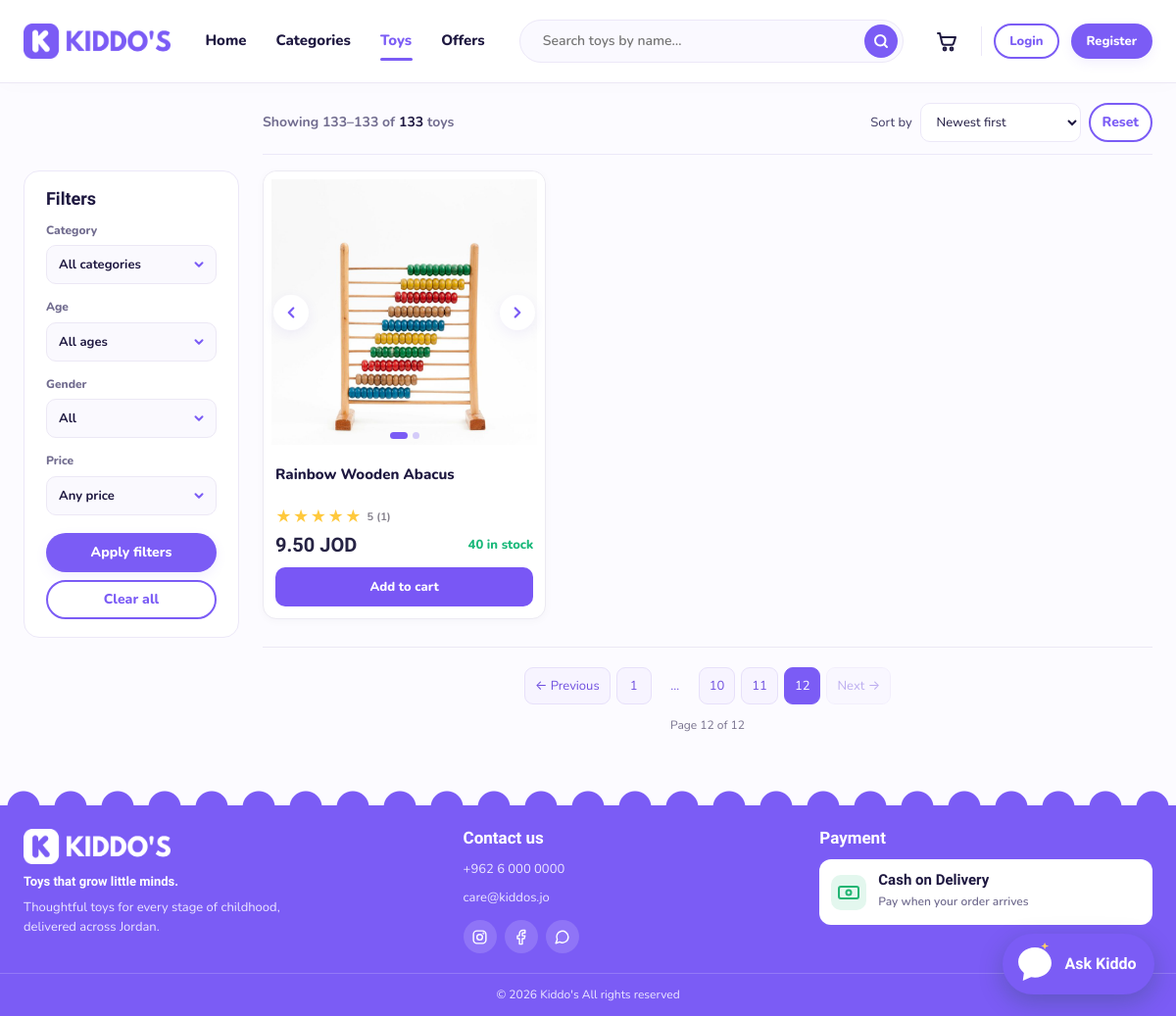
Screenshot of /products/index.php?sort=newest&page=12 with the database file from the repository.
### tables this page shows
CREATE TABLE IF NOT EXISTS `products` (
  `id` int(10) UNSIGNED NOT NULL AUTO_INCREMENT,
  `category_id` int(10) UNSIGNED NOT NULL,
  `name` varchar(120) NOT NULL,
  `description` text NOT NULL,
  `instructions` text DEFAULT NULL,
  `price` decimal(8,2) NOT NULL,
  `stock` int(10) UNSIGNED NOT NULL DEFAULT 0,
  `gender` enum('girls','boys','unisex') NOT NULL DEFAULT 'unisex',
  `min_age` tinyint(3) UNSIGNED NOT NULL,
  `max_age` tinyint(3) UNSIGNED NOT NULL,
  `image` varchar(255) DEFAULT NULL,
  `is_active` tinyint(1) NOT NULL DEFAULT 1,
  `created_at` datetime NOT NULL DEFAULT current_timestamp(),
  `updated_at` datetime NOT NULL DEFAULT current_timestamp() ON UPDATE current_timestamp(),
  PRIMARY KEY (`id`),
  KEY `idx_products_filters` (`category_id`,`gender`,`min_age`,`max_age`)
);

### classes/ToyCatalog.php (called while the page is built, shortened)
<?php
class ToyCatalog
{
    private PDO $pdo;
    public function __construct(PDO $pdo)
    {
        $this->pdo = $pdo;
    }
    private function filteredQuery(array $filters): array
    {
        $sql    = self::CARD_SELECT;
        $params = [];
        if (!empty($filters['age'])) {
            $sql .= " AND p.min_age <= :age_max AND p.max_age >= :age_min";
            $params['age_min'] = (int) $filters['age']['min_age'];
            $params['age_max'] = (int) $filters['age']['max_age'];
        }
        $sql = "SELECT * FROM (" . $sql . ") AS toys WHERE 1 = 1";
        $finalPrice = "ROUND(toys.price * (1 - toys.discount_pct / 100), 2)";
        $sorts = [
            'newest' => 'toys.created_at DESC, toys.id DESC',
            'price_asc' => "$finalPrice ASC, toys.id DESC",
            'price_desc' => "$finalPrice DESC, toys.id DESC",
            'name_asc' => 'toys.name ASC, toys.id DESC',
        ];
        $sql .= ' ORDER BY ' . ($sorts[$filters['sort'] ?? 'newest'] ?? $sorts['newest']);
        return [$sql, $params];
    }
    public function countFilteredToys(array $filters): int
    {
        [$sql, $params] = $this->filteredQuery($filters);
        $stmt = $this->pdo->prepare("SELECT COUNT(*) FROM ($sql) AS matching_toys");
        $stmt->execute($params);
        return (int) $stmt->fetchColumn();
    }
    public function getFilteredToys(array $filters, ?int $limit = null, int $offset = 0): array
    {
        [$sql, $params] = $this->filteredQuery($filters);
        if ($limit !== null) {
            $sql .= " LIMIT :page_limit OFFSET :page_offset";
        }
        $stmt = $this->pdo->prepare($sql);
        if ($limit !== null) {
            $stmt->bindValue(':page_limit', max(1, $limit), PDO::PARAM_INT);
            $stmt->bindValue(':page_offset', max(0, $offset), PDO::PARAM_INT);
        }
        $stmt->execute();
        return $stmt->fetchAll();
    }
    public function getImagePathsForToys(array $productIds): array
    {
        $productIds = array_values(array_unique(array_map('intval', $productIds)));
        $placeholders = implode(',', array_fill(0, count($productIds), '?'));
        $stmt = $this->pdo->prepare(
            "SELECT product_id, image_path
             FROM images
             WHERE product_id IN ($placeholders)
             ORDER BY product_id, is_primary DESC, sort_order ASC, image_id ASC"
        );
        $stmt->execute($productIds);
        $paths = [];
        foreach ($stmt->fetchAll() as $row) {
            $paths[(int) $row['product_id']][] = $row['image_path'];
        }
        return $paths;
    }
}

### products/index.php (the view, shortened to what this page needs)
<?php
require_once __DIR__ . '/../includes/init.php';
require_once __DIR__ . '/../classes/ToyCatalog.php';
require_once __DIR__ . '/../includes/shop_pagination.php';
require_once __DIR__ . '/../includes/age_cards.php';
$catalog       = new ToyCatalog($pdo);
$isOffersPage = ($_GET['offers'] ?? '') === '1';
$filters        = ['category' => '', 'age' => '', 'gender' => '', 'price' => '', 'q' => is_string($_GET['q'] ?? null) ? mb_substr(preg_replace('/\s+/u', ' ', trim($_GET['q'])), 0, 60) : '', 'sort' => 'newest', 'stock' => '', 'offers' => ''];
$activeAge      = null;
$activePrice    = null;
$sortLabels = ['newest' => 'Newest first', 'price_asc' => 'Price: low to high', 'price_desc' => 'Price: high to low', 'name_asc' => 'Name: A–Z'];
$sortKey = is_string($_GET['sort'] ?? null) ? $_GET['sort'] : '';
if (isset($sortLabels[$sortKey])) $filters['sort'] = $sortKey;
$filters['stock'] = '';
$filters['offers'] = $isOffersPage ? '1' : '';
function toysUrl(array $filters, array $change = []): string
{
    $query = array_filter(array_merge($filters, $change), fn($value) => $value !== '');
    return BASE_URL . '/products/' . (basename($_SERVER['SCRIPT_NAME']) === 'find.php' ? 'find.php' : 'index.php') . ($query ? '?' . http_build_query($query) : '');
}
$catalogFilters = [
    'category' => $filters['category'],
    'age'      => $activeAge,
    'gender'   => $filters['gender'],
    'price'    => $activePrice,
    'q' => $filters['q'],
    'sort' => $filters['sort'],
    'stock' => $filters['stock'],
    'offers' => $filters['offers'],
];
$totalToys = $catalog->countFilteredToys($catalogFilters);
$pagination = shopPagination($totalToys);
$toys = $catalog->getFilteredToys($catalogFilters, SHOP_PAGE_SIZE, $pagination['offset']);
$extraImages = $catalog->getImagePathsForToys(array_column($toys, 'id'));
require_once __DIR__ . '/../includes/shop_header.php';
?>
<div class="toys-layout toys-pill-page catalog-page">
    <div class="catalog-topbar">
            <div class="catalog-toolbar">
                <p class="result-count" role="status">
                    <?php $entity = $filters['offers'] ? ($totalToys === 1 ? 'offer' : 'offers') : ($totalToys === 1 ? 'toy' : 'toys'); ?>
                    <?php if ($totalToys): ?>
                        Showing <?= $pagination['offset'] + 1 ?><?php if ($totalToys > 1): ?>–<?= min($pagination['offset'] + SHOP_PAGE_SIZE, $totalToys) ?><?php endif; ?> of <strong><?= $totalToys ?></strong> <?= $entity ?>
                    <?php else: ?>0 <?= $entity ?> found<?php endif; ?>
                </p>
                <form class="catalog-sort" action="<?= htmlspecialchars(strtok(toysUrl([]), '?')) ?>" method="get">
                    <label for="filter-sort">Sort by</label>
                    <select id="filter-sort" name="sort">
                        <?php foreach ($sortLabels as $key => $label): ?>
                        <option value="<?= $key ?>" <?= $filters['sort'] === $key ? 'selected' : '' ?>><?= $label ?></option>
                        <?php endforeach; ?>
                    </select>
                    <a class="btn btn-outline" href="<?= htmlspecialchars(toysUrl($filters, ['sort' => 'newest'])) ?>">Reset</a>
                </form>
            </div>
    </div>
    <details class="catalog-sidebar" open>
        <div class="catalog-sidebar-content">
            <section class="catalog-filters" aria-labelledby="catalog-filter-title">
                <h2 id="catalog-filter-title">Filters</h2>
            <form class="filter-bar" action="<?= htmlspecialchars(strtok(toysUrl([]), '?')) ?>" method="get" data-filter-form>
                <div class="filter-field">
                    <label for="filter-category">Category</label>
                    <select id="filter-category" name="category">
                        <option value="">All categories</option>
                    </select>
                </div>
                <div class="filter-field">
                    <label for="filter-age">Age</label>
                    <select id="filter-age" name="age">
                        <option value="">All ages</option>
                    </select>
                </div>
                <div class="filter-field">
                    <label for="filter-gender">Gender</label>
                    <select id="filter-gender" name="gender">
                        <option value="">All</option>
                    </select>
                </div>
                <div class="filter-field">
                    <label for="filter-price">Price</label>
                    <select id="filter-price" name="price">
                        <option value="">Any price</option>
                    </select>
                </div>
                <div class="filter-actions">
                    <button class="btn btn-primary browse-apply" type="submit">Apply filters</button>
                    <a class="btn btn-outline" href="<?= BASE_URL ?>/products/index.php<?= $filters['offers'] ? '?offers=1' : '' ?>">Clear all</a>
                </div>
            </form>
            </section>
        </div>
    </details>
    <div class="toys-main">
        <div class="toys-content">
            <?php if (!empty($toys)): ?>
                <div class="toy-grid">
                    <?php foreach ($toys as $toy): ?>
                        <?php $cardImages = shopToyImages($toy, $extraImages[(int) $toy['id']] ?? []); ?>
                        <?php require __DIR__ . '/../includes/toy_card.php'; ?>
                    <?php endforeach; ?>
                </div>
            <?php endif; ?>
        </div>
    </div>
</div>
<?php require_once __DIR__ . '/../includes/footer.php'; ?>

### includes/toy_card.php (shortened to what this page needs)
<?php
$images       = !empty($cardImages) ? array_values($cardImages) : shopToyImages($toy);
$finalPrice   = shopFinalPrice($toy);
$rating       = round((float) $toy['avg_rating'], 1);
$reviewCount  = (int) $toy['review_count'];
$stock        = (int) $toy['stock'];
$detailsUrl   = BASE_URL . '/products/details.php?id=' . (int) $toy['id'];
$tints        = ['tint-yellow', 'tint-purple', 'tint-peach', 'tint-pink', 'tint-mint', 'tint-blue'];
$tint         = $tints[(int) $toy['category_id'] % count($tints)];
?>
<article class="toy-card">
    <div class="toy-card-media <?= $tint ?>" <?= count($images) > 1 ? 'data-card-gallery' : '' ?>>
        <span class="toy-card-circle">
            <?php foreach ($images as $i => $url): ?>
                <img src="<?= htmlspecialchars($url) ?>" alt="<?= htmlspecialchars($toy['name']) ?>"
                     class="<?= $i === 0 ? 'is-shown' : '' ?>" loading="lazy" width="220" height="220">
            <?php endforeach; ?>
        </span>
        <?php if (count($images) > 1): ?>
            <button type="button" class="card-arrow is-prev" data-card-step="-1"
                    aria-label="Previous image of <?= htmlspecialchars($toy['name']) ?>">
                <svg width="18" height="18" viewBox="0 0 24 24" fill="none" stroke="currentColor" stroke-width="3" stroke-linecap="round" stroke-linejoin="round" aria-hidden="true"><path d="m15 18-6-6 6-6"/></svg>
            </button>
            <button type="button" class="card-arrow is-next" data-card-step="1"
                    aria-label="Next image of <?= htmlspecialchars($toy['name']) ?>">
                <svg width="18" height="18" viewBox="0 0 24 24" fill="none" stroke="currentColor" stroke-width="3" stroke-linecap="round" stroke-linejoin="round" aria-hidden="true"><path d="m9 18 6-6-6-6"/></svg>
            </button>
            <span class="card-dots" aria-hidden="true">
                <?php foreach ($images as $i => $unused): ?>
                    <span class="<?= $i === 0 ? 'is-on' : '' ?>"></span>
                <?php endforeach; ?>
            </span>
        <?php endif; ?>
    </div>
    <div class="toy-card-body">
        <h3 class="toy-card-name">
            <a class="toy-card-link" href="<?= $detailsUrl ?>"><?= htmlspecialchars($toy['name']) ?></a>
        </h3>
        <span class="toy-rating">
            <?= shopStars($rating) ?>
            <span class="toy-rating-text"><?= $reviewCount > 0 ? $rating . ' (' . $reviewCount . ')' : 'No reviews yet' ?></span>
        </span>
        <div class="toy-card-foot">
            <span class="toy-price">
                <strong><?= shopMoney($finalPrice) ?></strong>
            </span>
            <span class="toy-stock <?= $stock > 0 ? '' : 'is-out' ?>">
                    <?= $stock > 0 ? $stock . ' in stock' : 'Out of stock' ?>
                </span>
        </div>
        <form class="toy-card-cart" action="<?= BASE_URL ?>/cart/add.php" method="post">
                <button class="btn btn-primary btn-block" type="submit" <?= $stock > 0 ? '' : 'disabled' ?>>
                    <?= $stock > 0 ? 'Add to cart' : 'Out of stock' ?>
                </button>
            </form>
    </div>
</article>

### includes/shop_functions.php (shortened to what this page needs)
<?php
function shopImageUrl(?string $path): string
{
    $path = trim((string) $path);
    return BASE_URL . '/' . ltrim($path, '/');
}
function shopToyImages(array $toy, array $extraPaths = []): array
{
    $urls = [];
    foreach (array_merge([(string) ($toy['image'] ?? '')], $extraPaths) as $path) {
        if (trim((string) $path) !== '') {
            $urls[shopImageUrl($path)] = true;
        }
    }
    return $urls ? array_keys($urls) : [shopCategoryIllustration($toy['category_name'] ?? '')];
}
function shopFinalPrice(array $toy): float
{
    $price    = (float) $toy['price'];
    $discount = (float) ($toy['discount_pct'] ?? 0);
    return $discount > 0 ? round($price * (1 - $discount / 100), 2) : $price;
}
function shopMoney(float $amount): string
{
    return number_format($amount, 2) . ' JOD';
}
function shopStars(float $rating): string
{
    $rating = max(0, min(5, round($rating, 1)));
    return '<span class="stars" style="--rating: ' . $rating . '" role="img" aria-label="Rated '
        . $rating . ' out of 5"></span>';
}

### rows the page displays
products: name "Rainbow Wooden Abacus", reviewCount "1", finalPrice "9.50 JOD", stock "40", shows "Add to cart"

### other values shown
$label "Home"
$label "Categories"
$label "Toys"
$label "Offers"
$pagination['offset'] + 1 "133"
min($pagination['offset'] + SHOP_PAGE_SIZE, $totalToys) "133"
$totalToys "133"
$entity "toys"
$page "12"
$pages "12"
form field sort "Newest first"
